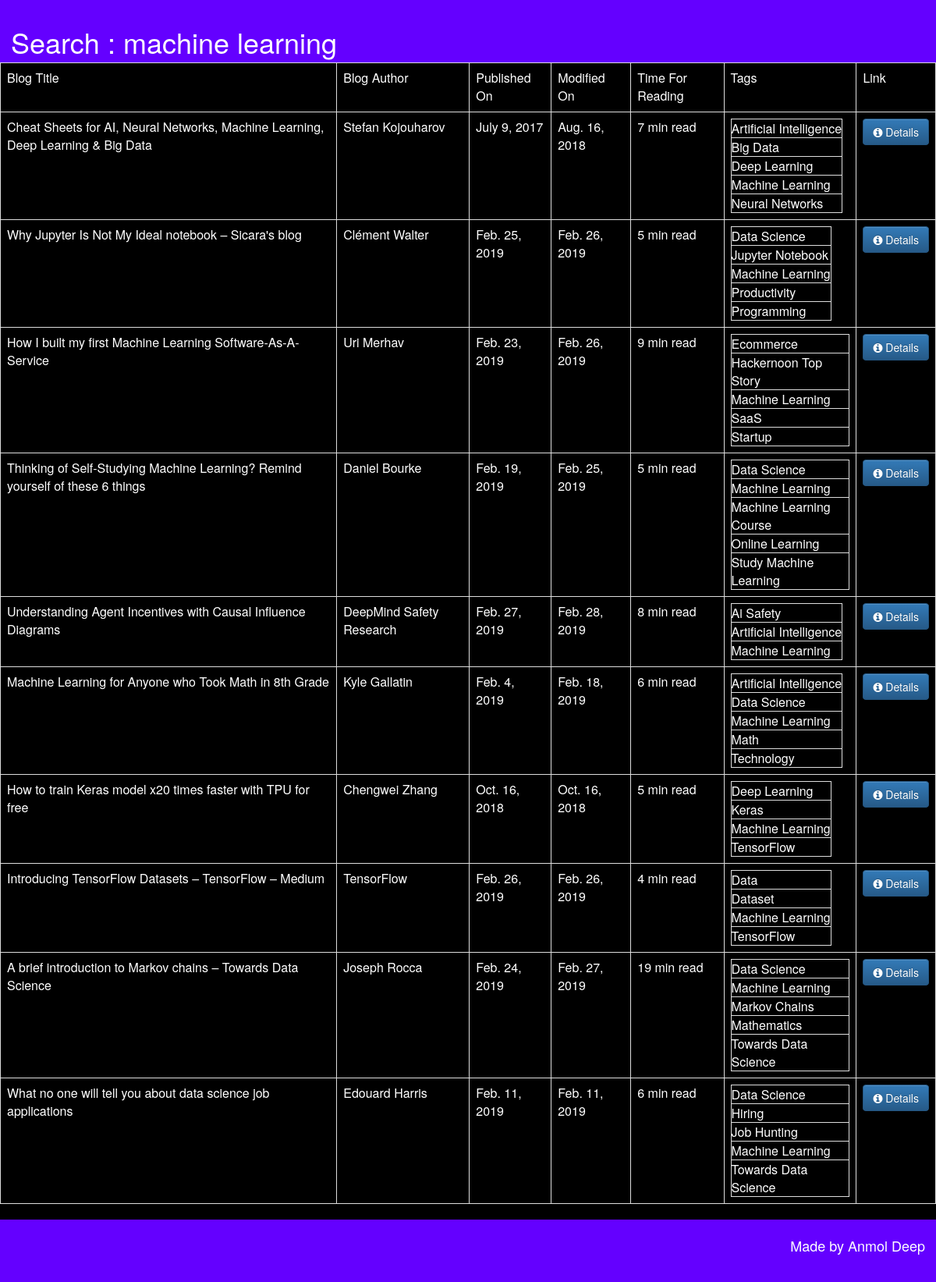
Page /tag/machine learning on the committed database.
### MediumCrawler/models.py (models this page shows)
class AccessedTag(models.Model):
    tag_name = models.CharField(max_length = 100, primary_key = True)
    tag_accessed_on = models.DateTimeField(default = timezone.now)
    blogs = models.ManyToManyField(Blog)
    class Meta:
        ordering = ['-tag_accessed_on']

class Blog(models.Model):
    blog_url = models.CharField(max_length = 500, primary_key = True)
    blog_author = models.CharField(max_length = 100)
    blog_title = models.TextField()
    blog_published_on = models.DateField()
    blog_modified_on = models.DateField()
    blog_read_duration = models.CharField(max_length = 20)
    blog_tags = models.ManyToManyField(BlogTag)

class BlogTag(models.Model):
    tag_name = models.CharField(max_length = 100, primary_key = True)

### MediumCrawler/views.py (the view)
# urls.py: path("tag/<str:pk>", views.tag_page, name = "tag_page"),
def tag_page(request, pk):
    context = {}
    context["tag_data"] = AccessedTag.objects.get(tag_name = pk)
    return render(request, "MediumCrawler/tag_page.html", context)

### MediumCrawler/templates/MediumCrawler/tag_page.html (shortened to what this page needs)
{% load static %}
<html>
    <header>
        <link rel="stylesheet" href="//maxcdn.bootstrapcdn.com/bootstrap/3.2.0/css/bootstrap.min.css">
        <link rel="stylesheet" href="//maxcdn.bootstrapcdn.com/bootstrap/3.2.0/css/bootstrap-theme.min.css">
        <link rel="stylesheet" href="https://cdnjs.cloudflare.com/ajax/libs/font-awesome/4.7.0/css/font-awesome.min.css">
        <link rel="stylesheet" href="{% static 'css/MediumCrawler.css' %}" />
        <h1>Search : {{ tag_data.tag_name }}</h1>
    </header>
    <body>
        <div id="main">
            <table class="table table-bordered" style="color: white;">
                <tr>
                    <td>Blog Title</td>
                    <td>Blog Author</td>
                    <td>Published On</td>
                    <td>Modified On</td>
                    <td>Time For Reading</td>
                    <td>Tags</td>
                    <td>Link</td>
                </tr>
                {% for blog in tag_data.blogs.all %}
                    <tr>
                        <td>{{ blog.blog_title }}</td>
                        <td>{{ blog.blog_author }}</td>
                        <td>{{ blog.blog_published_on }}</td>
                        <td>{{ blog.blog_modified_on }}</td>
                        <td>{{ blog.blog_read_duration }}</td>
                        <td>
                            <table class="table-bordered" style="color: white;">
                                {% for tag in blog.blog_tags.all %}
                                    <tr>
                                        <td>
                                        {{ tag.tag_name }}
                                        </td>
                                    </tr>
                                {% endfor %}
                            </table>
                        </td>
                        <td>
                            <a href = {{ blog.blog_url }}>
                                <button type="button" class="btn btn-primary">
                                    <i class="fa fa-info-circle" aria-hidden="true"></i> Details
                                </button>
                            </a>
                        </td>
                    </tr>
                {% endfor %}
            </table>
        </div>
        <footer><h4>Made by Anmol Deep</h4></footer>
    </body>

### MediumCrawler/static/css/MediumCrawler.css (style rules this page uses)
* { box-sizing: border-box; }
body { margin: 0; }
#main { display: flex; min-height: calc(100vh - 20vh); }
header, footer, article { padding: 1em; }
header, footer { background: rgb(100, 0, 255); height: 10vh; color: white; }
#main { background: black; color: white; }
footer { text-align: right; }

### rows in the picture
AccessedTag: tag_name "machine learning"
Blog: blog_title "Cheat Sheets for AI, Neural Networks, Machine Learning, Deep Learning & Big Data", blog_author "Stefan Kojouharov", blog_published_on "July 9, 2017", blog_modified_on "Aug. 16, 2018", blog_read_duration "7 min read"
BlogTag: tag_name "Artificial Intelligence"
BlogTag: tag_name "Big Data"
BlogTag: tag_name "Deep Learning"
BlogTag: tag_name "Machine Learning"
BlogTag: tag_name "Neural Networks"
Blog: blog_title "Why Jupyter Is Not My Ideal notebook – Sicara's blog", blog_author "Clément Walter", blog_published_on "Feb. 25, 2019", blog_modified_on "Feb. 26, 2019", blog_read_duration "5 min read"
BlogTag: tag_name "Data Science"
BlogTag: tag_name "Jupyter Notebook"
BlogTag: tag_name "Productivity"
BlogTag: tag_name "Programming"
Blog: blog_title "How I built my first Machine Learning Software-As-A-Service", blog_author "Uri Merhav", blog_published_on "Feb. 23, 2019", blog_modified_on "Feb. 26, 2019", blog_read_duration "9 min read"
BlogTag: tag_name "Ecommerce"
BlogTag: tag_name "Hackernoon Top Story"
BlogTag: tag_name "SaaS"
BlogTag: tag_name "Startup"
Blog: blog_title "Thinking of Self-Studying Machine Learning? Remind yourself of these 6 things", blog_author "Daniel Bourke", blog_published_on "Feb. 19, 2019", blog_modified_on "Feb. 25, 2019", blog_read_duration "5 min read"
BlogTag: tag_name "Machine Learning Course"
BlogTag: tag_name "Online Learning"
BlogTag: tag_name "Study Machine Learning"
Blog: blog_title "Understanding Agent Incentives with Causal Influence Diagrams", blog_author "DeepMind Safety Research", blog_published_on "Feb. 27, 2019", blog_modified_on "Feb. 28, 2019", blog_read_duration "8 min read"
BlogTag: tag_name "Ai Safety"
Blog: blog_title "Machine Learning for Anyone who Took Math in 8th Grade", blog_author "Kyle Gallatin", blog_published_on "Feb. 4, 2019", blog_modified_on "Feb. 18, 2019", blog_read_duration "6 min read"
BlogTag: tag_name "Math"
BlogTag: tag_name "Technology"
Blog: blog_title "How to train Keras model x20 times faster with TPU for free", blog_author "Chengwei Zhang", blog_published_on "Oct. 16, 2018", blog_modified_on "Oct. 16, 2018", blog_read_duration "5 min read"
BlogTag: tag_name "Keras"
BlogTag: tag_name "TensorFlow"
Blog: blog_title "Introducing TensorFlow Datasets – TensorFlow – Medium", blog_author "TensorFlow", blog_published_on "Feb. 26, 2019", blog_modified_on "Feb. 26, 2019", blog_read_duration "4 min read"
BlogTag: tag_name "Data"
BlogTag: tag_name "Dataset"
Blog: blog_title "A brief introduction to Markov chains – Towards Data Science", blog_author "Joseph Rocca", blog_published_on "Feb. 24, 2019", blog_modified_on "Feb. 27, 2019", blog_read_duration "19 min read"
BlogTag: tag_name "Markov Chains"
BlogTag: tag_name "Mathematics"
BlogTag: tag_name "Towards Data Science"
Blog: blog_title "What no one will tell you about data science job applications", blog_author "Edouard Harris", blog_published_on "Feb. 11, 2019", blog_modified_on "Feb. 11, 2019", blog_read_duration "6 min read"
BlogTag: tag_name "Hiring"
BlogTag: tag_name "Job Hunting"
